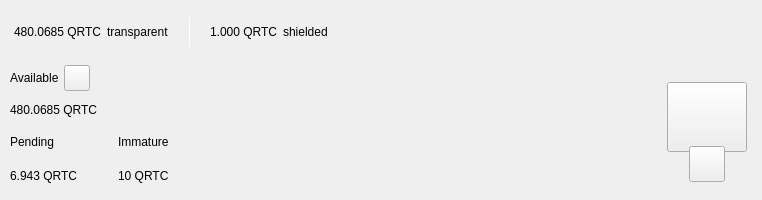
<?xml version="1.0" encoding="UTF-8"?>
<ui version="4.0">
 <class>TopBar</class>
 <widget class="QWidget" name="TopBar">
  <property name="geometry">
   <rect>
    <x>0</x>
    <y>0</y>
    <width>734</width>
    <height>200</height>
   </rect>
  </property>
  <property name="minimumSize">
   <size>
    <width>0</width>
    <height>200</height>
   </size>
  </property>
  <property name="maximumSize">
   <size>
    <width>16777215</width>
    <height>200</height>
   </size>
  </property>
  <property name="windowTitle">
   <string>Form</string>
  </property>
  <layout class="QVBoxLayout" name="verticalLayout_10" stretch="0">
   <property name="spacing">
    <number>0</number>
   </property>
   <property name="leftMargin">
    <number>0</number>
   </property>
   <property name="topMargin">
    <number>0</number>
   </property>
   <property name="rightMargin">
    <number>0</number>
   </property>
   <property name="bottomMargin">
    <number>0</number>
   </property>
   <item>
    <widget class="PFBorderImage" name="containerTop">
     <layout class="QVBoxLayout" name="verticalLayout_11">
      <property name="spacing">
       <number>0</number>
      </property>
      <property name="leftMargin">
       <number>0</number>
      </property>
      <property name="topMargin">
       <number>0</number>
      </property>
      <property name="rightMargin">
       <number>0</number>
      </property>
      <property name="bottomMargin">
       <number>0</number>
      </property>
      <item>
       <widget class="QWidget" name="top_container_2" native="true">
        <property name="minimumSize">
         <size>
          <width>0</width>
          <height>65</height>
         </size>
        </property>
        <layout class="QHBoxLayout" name="top_container">
         <property name="spacing">
          <number>0</number>
         </property>
         <property name="leftMargin">
          <number>14</number>
         </property>
         <property name="topMargin">
          <number>0</number>
         </property>
         <property name="rightMargin">
          <number>14</number>
         </property>
         <property name="bottomMargin">
          <number>0</number>
         </property>
         <item alignment="Qt::AlignVCenter">
          <widget class="QWidget" name="widgetTopAmount" native="true">
           <property name="sizePolicy">
            <sizepolicy hsizetype="Preferred" vsizetype="Maximum">
             <horstretch>0</horstretch>
             <verstretch>0</verstretch>
            </sizepolicy>
           </property>
           <layout class="QHBoxLayout" name="horizontalLayout_5">
            <property name="spacing">
             <number>5</number>
            </property>
            <property name="leftMargin">
             <number>0</number>
            </property>
            <property name="topMargin">
             <number>0</number>
            </property>
            <property name="rightMargin">
             <number>0</number>
            </property>
            <property name="bottomMargin">
             <number>0</number>
            </property>
            <item alignment="Qt::AlignTop">
             <widget class="QLabel" name="labelAmountTopPiv">
              <property name="minimumSize">
               <size>
                <width>0</width>
                <height>36</height>
               </size>
              </property>
              <property name="styleSheet">
               <string notr="true">padding:0px;margin:0px;</string>
              </property>
              <property name="text">
               <string notr="true">480.0685 QRTC</string>
              </property>
             </widget>
            </item>
            <item>
             <widget class="QLabel" name="labelTrans">
              <property name="text">
               <string>transparent</string>
              </property>
             </widget>
            </item>
            <item>
             <spacer name="horizontalSpacer_11">
              <property name="orientation">
               <enum>Qt::Horizontal</enum>
              </property>
              <property name="sizeType">
               <enum>QSizePolicy::Fixed</enum>
              </property>
              <property name="sizeHint" stdset="0">
               <size>
                <width>15</width>
                <height>20</height>
               </size>
              </property>
             </spacer>
            </item>
            <item alignment="Qt::AlignVCenter">
             <widget class="QLabel" name="typeSpacerTop">
              <property name="minimumSize">
               <size>
                <width>1</width>
                <height>30</height>
               </size>
              </property>
              <property name="maximumSize">
               <size>
                <width>1</width>
                <height>30</height>
               </size>
              </property>
              <property name="styleSheet">
               <string notr="true">background-color:white;
padding:0px;
border:none;</string>
              </property>
              <property name="text">
               <string/>
              </property>
             </widget>
            </item>
            <item>
             <spacer name="horizontalSpacer_12">
              <property name="orientation">
               <enum>Qt::Horizontal</enum>
              </property>
              <property name="sizeType">
               <enum>QSizePolicy::Fixed</enum>
              </property>
              <property name="sizeHint" stdset="0">
               <size>
                <width>15</width>
                <height>20</height>
               </size>
              </property>
             </spacer>
            </item>
            <item alignment="Qt::AlignTop">
             <widget class="QLabel" name="labelAmountTopShieldedPiv">
              <property name="minimumSize">
               <size>
                <width>0</width>
                <height>36</height>
               </size>
              </property>
              <property name="text">
               <string notr="true">1.000 QRTC</string>
              </property>
             </widget>
            </item>
            <item>
             <widget class="QLabel" name="labelShield">
              <property name="text">
               <string>shielded</string>
              </property>
             </widget>
            </item>
           </layout>
          </widget>
         </item>
         <item>
          <spacer name="horizontalSpacer">
           <property name="orientation">
            <enum>Qt::Horizontal</enum>
           </property>
           <property name="sizeHint" stdset="0">
            <size>
             <width>40</width>
             <height>20</height>
            </size>
           </property>
          </spacer>
         </item>
         <item>
          <layout class="QHBoxLayout" name="horizontalLayout_4">
           <property name="spacing">
            <number>12</number>
           </property>
           <property name="rightMargin">
            <number>0</number>
           </property>
           <item alignment="Qt::AlignRight">
            <widget class="QWidget" name="layoutSync" native="true">
             <property name="minimumSize">
              <size>
               <width>0</width>
               <height>36</height>
              </size>
             </property>
             <property name="maximumSize">
              <size>
               <width>16777215</width>
               <height>36</height>
              </size>
             </property>
             <layout class="QVBoxLayout" name="verticalLayout_9">
              <property name="leftMargin">
               <number>0</number>
              </property>
              <property name="topMargin">
               <number>0</number>
              </property>
              <property name="rightMargin">
               <number>0</number>
              </property>
              <property name="bottomMargin">
               <number>0</number>
              </property>
              <item>
               <widget class="ExpandableButton" name="pushButtonSync" native="true">
                <property name="minimumSize">
                 <size>
                  <width>36</width>
                  <height>36</height>
                 </size>
                </property>
                <property name="maximumSize">
                 <size>
                  <width>16777215</width>
                  <height>36</height>
                 </size>
                </property>
               </widget>
              </item>
             </layout>
            </widget>
           </item>
           <item>
            <widget class="ExpandableButton" name="pushButtonHDUpgrade" native="true">
             <property name="minimumSize">
              <size>
               <width>36</width>
               <height>36</height>
              </size>
             </property>
            </widget>
           </item>
           <item>
            <widget class="ExpandableButton" name="pushButtonStack" native="true">
             <property name="minimumSize">
              <size>
               <width>36</width>
               <height>36</height>
              </size>
             </property>
            </widget>
           </item>
           <item>
            <widget class="ExpandableButton" name="pushButtonColdStaking" native="true">
             <property name="minimumSize">
              <size>
               <width>36</width>
               <height>36</height>
              </size>
             </property>
            </widget>
           </item>
           <item>
            <widget class="ExpandableButton" name="pushButtonConnection" native="true">
             <property name="minimumSize">
              <size>
               <width>36</width>
               <height>36</height>
              </size>
             </property>
            </widget>
           </item>
           <item>
            <widget class="ExpandableButton" name="pushButtonTor" native="true">
             <property name="minimumSize">
              <size>
               <width>36</width>
               <height>36</height>
              </size>
             </property>
            </widget>
           </item>
           <item>
            <widget class="ExpandableButton" name="pushButtonLock" native="true">
             <property name="sizePolicy">
              <sizepolicy hsizetype="Expanding" vsizetype="Expanding">
               <horstretch>0</horstretch>
               <verstretch>0</verstretch>
              </sizepolicy>
             </property>
             <property name="minimumSize">
              <size>
               <width>36</width>
               <height>0</height>
              </size>
             </property>
            </widget>
           </item>
           <item>
            <widget class="ExpandableButton" name="pushButtonTheme" native="true">
             <property name="minimumSize">
              <size>
               <width>36</width>
               <height>36</height>
              </size>
             </property>
             <property name="maximumSize">
              <size>
               <width>16777215</width>
               <height>36</height>
              </size>
             </property>
            </widget>
           </item>
           <item>
            <widget class="ExpandableButton" name="pushButtonFAQ" native="true">
             <property name="minimumSize">
              <size>
               <width>36</width>
               <height>36</height>
              </size>
             </property>
            </widget>
           </item>
          </layout>
         </item>
        </layout>
       </widget>
      </item>
      <item>
       <widget class="QWidget" name="bottom_container" native="true">
        <property name="minimumSize">
         <size>
          <width>0</width>
          <height>135</height>
         </size>
        </property>
        <layout class="QHBoxLayout" name="botton_container">
         <property name="leftMargin">
          <number>10</number>
         </property>
         <property name="topMargin">
          <number>0</number>
         </property>
         <property name="rightMargin">
          <number>10</number>
         </property>
         <property name="bottomMargin">
          <number>10</number>
         </property>
         <item>
          <layout class="QVBoxLayout" name="verticalLayout_7">
           <property name="spacing">
            <number>0</number>
           </property>
           <property name="leftMargin">
            <number>0</number>
           </property>
           <property name="rightMargin">
            <number>30</number>
           </property>
           <item>
            <layout class="QVBoxLayout" name="verticalLayout_2">
             <item>
              <layout class="QHBoxLayout" name="horizontalLayoutContainerAvailable">
               <property name="spacing">
                <number>5</number>
               </property>
               <item>
                <widget class="QLabel" name="labelTitle1">
                 <property name="text">
                  <string>Available</string>
                 </property>
                </widget>
               </item>
               <item>
                <widget class="QPushButton" name="pushButtonBalanceInfo">
                 <property name="minimumSize">
                  <size>
                   <width>26</width>
                   <height>26</height>
                  </size>
                 </property>
                 <property name="maximumSize">
                  <size>
                   <width>26</width>
                   <height>26</height>
                  </size>
                 </property>
                 <property name="mouseTracking">
                  <bool>true</bool>
                 </property>
                 <property name="focusPolicy">
                  <enum>Qt::NoFocus</enum>
                 </property>
                 <property name="text">
                  <string notr="true"/>
                 </property>
                 <property name="iconSize">
                  <size>
                   <width>24</width>
                   <height>24</height>
                  </size>
                 </property>
                 <property name="shortcut">
                  <string notr="true"/>
                 </property>
                </widget>
               </item>
               <item>
                <spacer name="horizontalSpacer_4">
                 <property name="orientation">
                  <enum>Qt::Horizontal</enum>
                 </property>
                 <property name="sizeType">
                  <enum>QSizePolicy::MinimumExpanding</enum>
                 </property>
                 <property name="sizeHint" stdset="0">
                  <size>
                   <width>20</width>
                   <height>20</height>
                  </size>
                 </property>
                </spacer>
               </item>
              </layout>
             </item>
             <item>
              <widget class="QLabel" name="labelAmountPiv">
               <property name="text">
                <string notr="true">480.0685 QRTC</string>
               </property>
              </widget>
             </item>
            </layout>
           </item>
           <item>
            <widget class="QWidget" name="container_imm_pend" native="true">
             <layout class="QHBoxLayout" name="horizontalLayout_2">
              <property name="spacing">
               <number>0</number>
              </property>
              <property name="leftMargin">
               <number>0</number>
              </property>
              <property name="topMargin">
               <number>0</number>
              </property>
              <property name="rightMargin">
               <number>0</number>
              </property>
              <property name="bottomMargin">
               <number>0</number>
              </property>
              <item alignment="Qt::AlignLeft">
               <widget class="QWidget" name="container_pending" native="true">
                <property name="sizePolicy">
                 <sizepolicy hsizetype="Minimum" vsizetype="Preferred">
                  <horstretch>0</horstretch>
                  <verstretch>0</verstretch>
                 </sizepolicy>
                </property>
                <layout class="QVBoxLayout" name="verticalLayout_3">
                 <property name="leftMargin">
                  <number>0</number>
                 </property>
                 <property name="topMargin">
                  <number>0</number>
                 </property>
                 <property name="rightMargin">
                  <number>0</number>
                 </property>
                 <property name="bottomMargin">
                  <number>0</number>
                 </property>
                 <item>
                  <widget class="QLabel" name="labelTitle3">
                   <property name="text">
                    <string>Pending</string>
                   </property>
                  </widget>
                 </item>
                 <item>
                  <widget class="QLabel" name="labelPendingPiv">
                   <property name="text">
                    <string notr="true">6.943 QRTC</string>
                   </property>
                  </widget>
                 </item>
                </layout>
               </widget>
              </item>
              <item>
               <spacer name="horizontalSpacer_3">
                <property name="orientation">
                 <enum>Qt::Horizontal</enum>
                </property>
                <property name="sizeType">
                 <enum>QSizePolicy::Fixed</enum>
                </property>
                <property name="sizeHint" stdset="0">
                 <size>
                  <width>40</width>
                  <height>20</height>
                 </size>
                </property>
               </spacer>
              </item>
              <item alignment="Qt::AlignLeft">
               <widget class="QWidget" name="container_immature" native="true">
                <property name="sizePolicy">
                 <sizepolicy hsizetype="Minimum" vsizetype="Preferred">
                  <horstretch>0</horstretch>
                  <verstretch>0</verstretch>
                 </sizepolicy>
                </property>
                <layout class="QVBoxLayout" name="verticalLayout_4">
                 <property name="leftMargin">
                  <number>0</number>
                 </property>
                 <property name="topMargin">
                  <number>0</number>
                 </property>
                 <property name="rightMargin">
                  <number>0</number>
                 </property>
                 <property name="bottomMargin">
                  <number>0</number>
                 </property>
                 <item>
                  <widget class="QLabel" name="labelTitle4">
                   <property name="text">
                    <string>Immature</string>
                   </property>
                  </widget>
                 </item>
                 <item>
                  <widget class="QLabel" name="labelImmaturePiv">
                   <property name="text">
                    <string notr="true">10 QRTC</string>
                   </property>
                  </widget>
                 </item>
                </layout>
               </widget>
              </item>
              <item>
               <spacer name="horizontalSpacer_5">
                <property name="orientation">
                 <enum>Qt::Horizontal</enum>
                </property>
                <property name="sizeHint" stdset="0">
                 <size>
                  <width>40</width>
                  <height>20</height>
                 </size>
                </property>
               </spacer>
              </item>
             </layout>
            </widget>
           </item>
          </layout>
         </item>
         <item>
          <spacer name="horizontalSpacer_2">
           <property name="orientation">
            <enum>Qt::Horizontal</enum>
           </property>
           <property name="sizeHint" stdset="0">
            <size>
             <width>40</width>
             <height>20</height>
            </size>
           </property>
          </spacer>
         </item>
         <item alignment="Qt::AlignHCenter|Qt::AlignVCenter">
          <widget class="QWidget" name="qrContainer" native="true">
           <property name="sizePolicy">
            <sizepolicy hsizetype="Preferred" vsizetype="Minimum">
             <horstretch>0</horstretch>
             <verstretch>0</verstretch>
            </sizepolicy>
           </property>
           <property name="minimumSize">
            <size>
             <width>90</width>
             <height>110</height>
            </size>
           </property>
           <property name="maximumSize">
            <size>
             <width>90</width>
             <height>110</height>
            </size>
           </property>
           <layout class="QVBoxLayout" name="containerQR">
            <property name="spacing">
             <number>0</number>
            </property>
            <property name="leftMargin">
             <number>5</number>
            </property>
            <property name="topMargin">
             <number>10</number>
            </property>
            <property name="rightMargin">
             <number>5</number>
            </property>
            <property name="bottomMargin">
             <number>0</number>
            </property>
            <item>
             <widget class="QPushButton" name="btnQr">
              <property name="minimumSize">
               <size>
                <width>70</width>
                <height>70</height>
               </size>
              </property>
              <property name="maximumSize">
               <size>
                <width>16777215</width>
                <height>70</height>
               </size>
              </property>
              <property name="focusPolicy">
               <enum>Qt::NoFocus</enum>
              </property>
              <property name="text">
               <string/>
              </property>
              <property name="iconSize">
               <size>
                <width>70</width>
                <height>70</height>
               </size>
              </property>
             </widget>
            </item>
            <item>
             <spacer name="verticalSpacer">
              <property name="orientation">
               <enum>Qt::Vertical</enum>
              </property>
              <property name="sizeType">
               <enum>QSizePolicy::Fixed</enum>
              </property>
              <property name="sizeHint" stdset="0">
               <size>
                <width>20</width>
                <height>20</height>
               </size>
              </property>
             </spacer>
            </item>
            <item alignment="Qt::AlignHCenter|Qt::AlignBottom">
             <widget class="QPushButton" name="pushButtonQR">
              <property name="minimumSize">
               <size>
                <width>36</width>
                <height>36</height>
               </size>
              </property>
              <property name="maximumSize">
               <size>
                <width>36</width>
                <height>36</height>
               </size>
              </property>
              <property name="focusPolicy">
               <enum>Qt::NoFocus</enum>
              </property>
              <property name="text">
               <string/>
              </property>
             </widget>
            </item>
           </layout>
          </widget>
         </item>
        </layout>
       </widget>
      </item>
     </layout>
    </widget>
   </item>
  </layout>
 </widget>
 <customwidgets>
  <customwidget>
   <class>ExpandableButton</class>
   <extends>QWidget</extends>
   <header>qt/quirkyturt/expandablebutton.h</header>
   <container>1</container>
  </customwidget>
  <customwidget>
   <class>PFBorderImage</class>
   <extends>QFrame</extends>
   <header>qt/quirkyturt/pfborderimage.h</header>
   <container>1</container>
  </customwidget>
 </customwidgets>
 <resources/>
 <connections/>
</ui>
